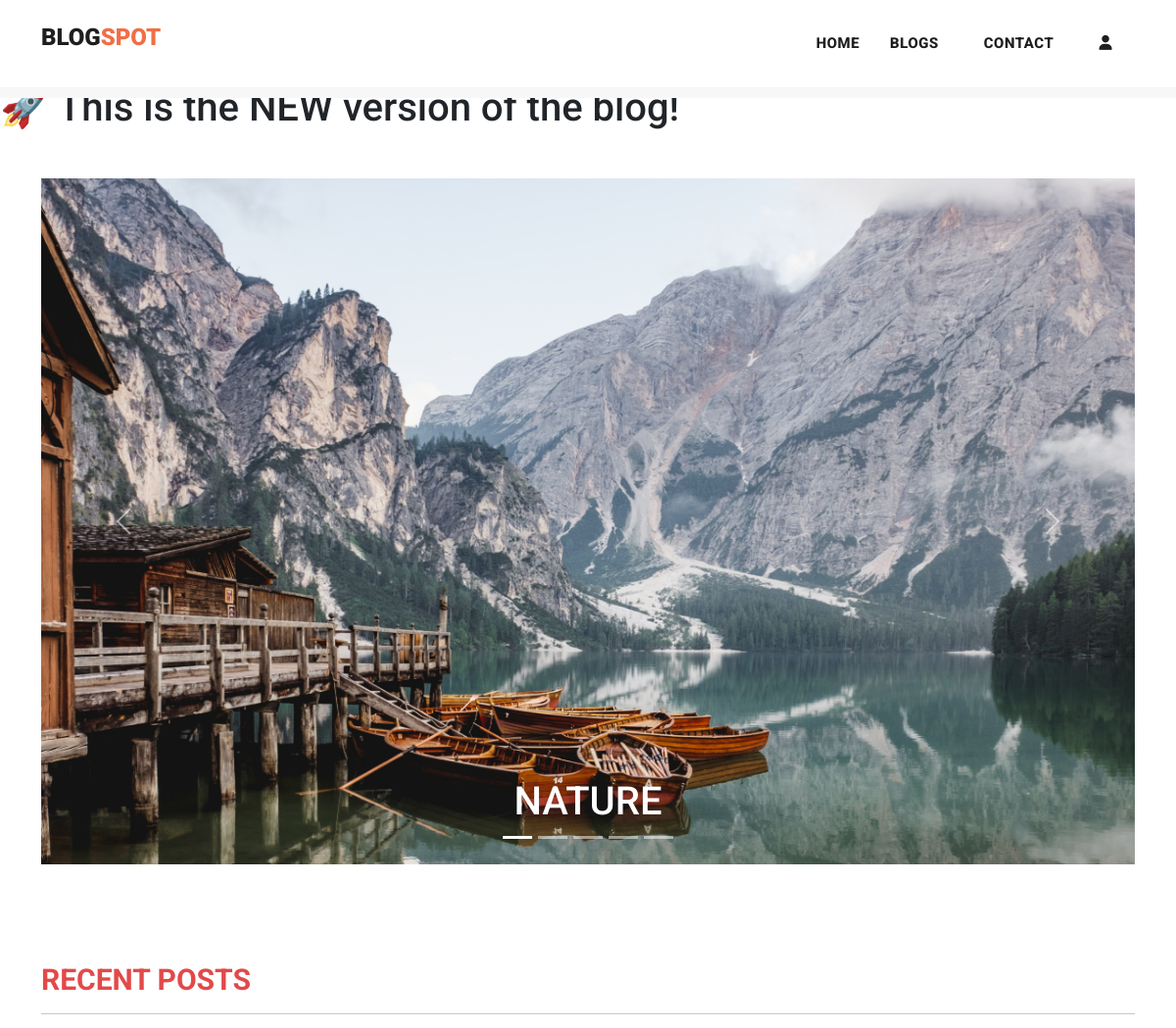
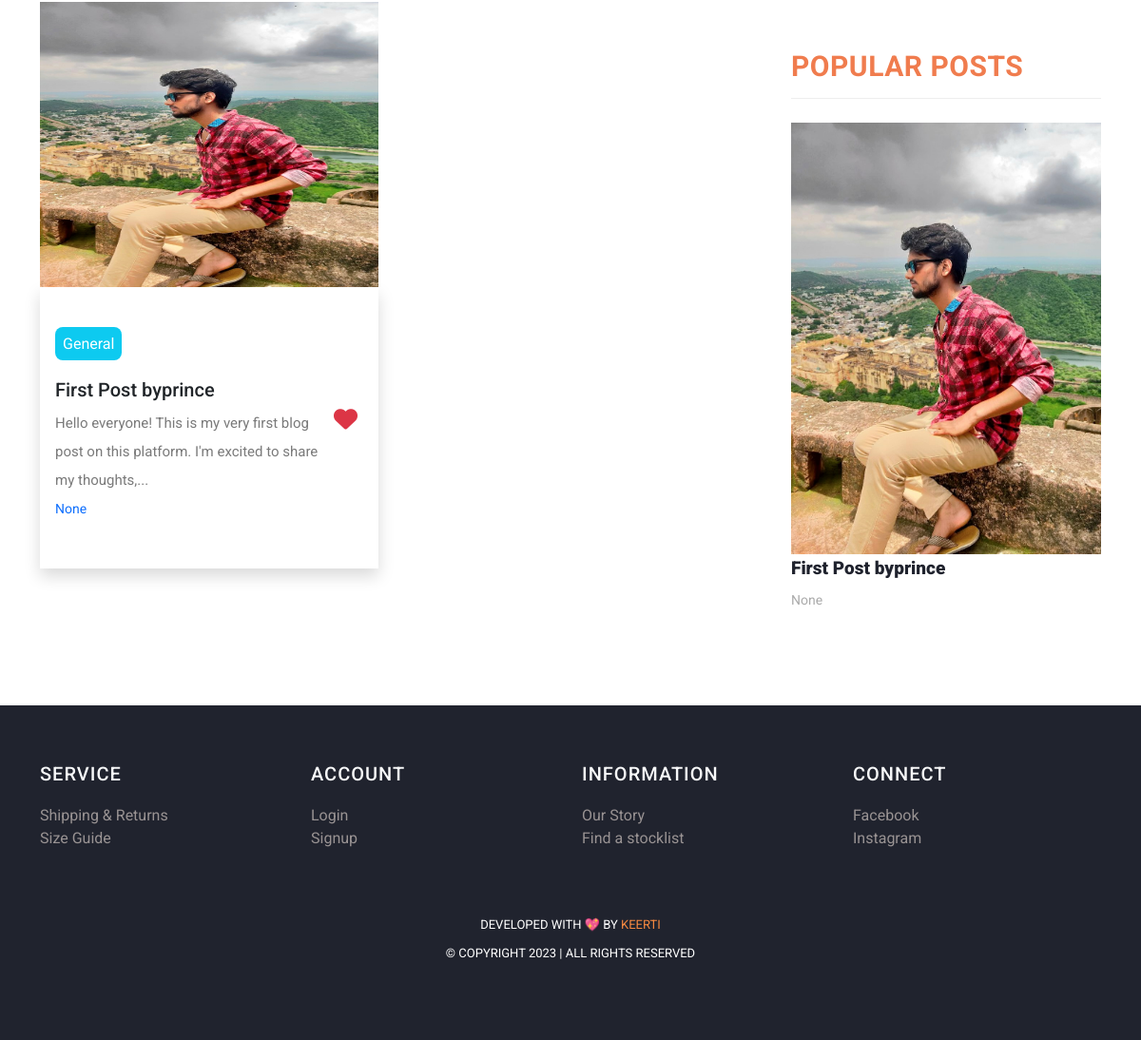
The page / on the database its author committed (2 pictures, top to bottom).
### myapp/models.py (models this page shows, shortened)
class Post(models.Model):
    postname = models.CharField(max_length=600)
    category = models.CharField(max_length=600)
    image = CloudinaryField('image', blank=True, null=True)
    content = models.TextField(max_length=100000)
    time = models.DateTimeField(auto_now_add=True)
    likes = models.IntegerField(default=0, blank=True)
    user = models.ForeignKey(User, on_delete=models.CASCADE)

### myapp/views.py (the view)
# urls.py: path("",views.index,name="index"),
def index(request):
    return render(request,"index.html",{
        'posts':Post.objects.filter(user_id=request.user.id).order_by("id").reverse(),
        'top_posts':Post.objects.all().order_by("-likes"),
        'recent_posts':Post.objects.all().order_by("-id"),
        'user':request.user,
        'media_url':settings.MEDIA_URL
    })

### templates/index.html (shortened to what this page needs)
{% load static %}
<!DOCTYPE html>
<html lang="en">
<head>
  <link href="https://cdn.jsdelivr.net/npm/bootstrap@5.3.0-alpha3/dist/css/bootstrap.min.css" rel="stylesheet"
>
  <link href="{% static 'vendor/bootstrap/css/bootstrap.min.css' %}" rel="stylesheet">
  <link href="https://cdn.jsdelivr.net/npm/bootstrap@5.3.1/dist/css/bootstrap.min.css" rel="stylesheet"
>
</head>
<link rel="stylesheet" href="{% static 'assets/css/fontawesome.css' %}">
<link rel="stylesheet" href="https://cdnjs.cloudflare.com/ajax/libs/font-awesome/6.4.2/css/all.min.css">
<link rel="stylesheet" href="{% static 'assets/css/templatemo-stand-blog.css' %}">
<link rel="stylesheet" href="{% static 'assets/css/owl.css' %}">
<link rel="stylesheet" href="{% static 'assets/css/styles.css' %}">
</head>
<body>
  {%include 'header.html'%}
<h1>🚀 This is the NEW version of the blog!</h1>
  <div class="container mt-5 carousel">
    <div id="carouselExampleCaptions" class="carousel slide">
      <div class="carousel-indicators">
        <button type="button" data-bs-target="#carouselExampleCaptions" data-bs-slide-to="0" class="active"
          aria-current="true" aria-label="Slide 1"></button>
        <button type="button" data-bs-target="#carouselExampleCaptions" data-bs-slide-to="1"
          aria-label="Slide 2"></button>
        <button type="button" data-bs-target="#carouselExampleCaptions" data-bs-slide-to="2"
          aria-label="Slide 3"></button>
        <button type="button" data-bs-target="#carouselExampleCaptions" data-bs-slide-to="3"
          aria-label="Slide 4"></button>
        <button type="button" data-bs-target="#carouselExampleCaptions" data-bs-slide-to="4"
          aria-label="Slide 5"></button>
      </div>
      <div class="carousel-inner">
        <div class="carousel-item active">
          <img src="{% static 'assets/images/nature.jpg' %}" alt="image1">
          <div class="carousel-caption ">
            <h1>NATURE</h1>
          </div>
        </div>
      </div>
      <button class="carousel-control-prev" type="button" data-bs-target="#carouselExampleCaptions"
        data-bs-slide="prev">
        <span class="carousel-control-prev-icon" aria-hidden="true"></span>
      </button>
      <button class="carousel-control-next" type="button" data-bs-target="#carouselExampleCaptions"
        data-bs-slide="next">
        <span class="carousel-control-next-icon" aria-hidden="true"></span>
      </button>
    </div>
  </div>
  <section class="blog-posts">
    <div class="container">
      <h3 class="mb-2" style="color: rgb(227, 73, 73); font-size: 30px; font-weight: bold;">RECENT POSTS</h3>
      <hr>
      <div class=" row">
        <div class="col-lg-8">
          <div class="all-blog-posts">
            <div class="row">
              {% for post in top_posts|slice:"0:7" %}
              <div class="col col-lg-6 col-12 pb-2 blog-post ">
                <img src="{{media_url}}{{post.image}}" alt="" class="img-fluid" width="100%">
                <div class="px-3 py-5 shadow">
                  <a href="{% url 'post' post.id %}" class="text-decoration-none text-dark mb-3">
                    <span class="text-white bg-info text-center rounded-3 mt-5"
                      style="padding: 8px;">{{post.category}}</span>
                    <h5 class="mt-4">{{post.postname}}</h5>
                  </a>
                  <form method="post" action="{% url 'increaselikes' post.id %}">
                    <button class="float-right small" type="submit"
                      style="border: none; background: transparent; font-size: 25px;"><i
                        class="fa fa-heart text-danger"></i></button>
                  </form>
                  <p class="mt-2">{{post.content|slice:"0:100"}}...</p>
                  <p class="small text-primary">{{post.time}} </p>
                </div>
              </div>
              {% endfor %}
            </div>
          </div>
        </div>
        <div class="col-lg-4">
          <div class="sidebar">
            <div class="row">
              <div class="col-lg-12">
                <div class="sidebar-item recent-posts">
                  <div class="sidebar-heading">
                    <h2 style="color: rgb(240, 124, 78); font-size: 30px; font-weight: bold;">Popular Posts</h2>
                  </div>
                  <div class="content">
                    <ul>
                      {% for post in recent_posts|slice:"0:" %}
                      <li>
                        <img src="{{media_url}}{{post.image}}" class="img-fluid" alt="" width="100%">
                        <a href="post-details.html">
                          <a href="{% url 'post' post.id %}" class="text-decoration-none text-dark">
                            <h5>{{post.postname}}</h5>
                          </a>
                          <span>{{post.time}}</span>
                        </a>
                      </li>
                      {% endfor %}
                    </ul>
                  </div>
                </div>
              </div>
            </div>
          </div>
        </div>
      </div>
    </div>
  </section>
  {% include 'footer.html' %}
</body>
</html>

### templates/header.html (shortened to what this page needs)
<header class="">
  <nav class="navbar navbar-expand-lg bg-white">
    <div class="container">
      <a class="navbar-brand" href="{% url 'index' %}">
        <h2>Blog<span style="color: rgb(241, 110, 70);">Spot</span></h2>
      </a>
      <div class="collapse navbar-collapse" id="navbarResponsive">
        <ul class="navbar-nav ml-auto">
          <li>
            <a class="nav-link" href="{% url 'index' %}">Home
            </a>
          </li>
          <li class="nav-item">
            <a class="nav-link" href="{% url 'blog' %}">Blogs</a>
          </li>
          <li class="nav-item">
            <a class="nav-link" href="{% url 'contact' %}">Contact</a>
          </li>
          {% if user.is_authenticated %}
          <li class="nav-item">
            <a class="nav-link" href="{% url 'create' %}">Create</a>
          </li>
          <li class="nav-item">
            <a class="nav-link" href="{% url 'profile' user.id %}">Profile</a>
          </li>
          <li class="nav-item">
            <a class="nav-link text-primary" href="{% url 'logout' %}">Logout</a>
          </li>
          {% else %}
          <li class="nav-item">
            <a class="nav-link" href="{% url 'signin' %}"><i class="fa fa-user"></i></a>
          </li>
          {% endif %}
        </ul>
      </div>
    </div>
  </nav>
</header>
<div class="main-banner header-text">
  <div class="container-fluid">
    <div class="owl-banner owl-carousel">
    </div>
  </div>
</div>

### templates/footer.html (shortened to what this page needs)
<footer>
  <div class="container">
    <div class="row">
      <div class="col-lg-3 col-md-6 col-sm-12">
        <h4 class="text-light">SERVICE</h4>
        <ul>
          <li><a href="#">Shipping & Returns</a></li>
          <li><a href="#">Size Guide</a></li>
        </ul>
      </div>
      <div class="col-lg-3 col-md-6 col-sm-12">
        <h4 class="text-light">ACCOUNT</h4>
        <ul>
          <li><a href="{% url 'signin' %}">Login</a></li>
          <li><a href="{% url 'signup' %}">Signup</a></li>
        </ul>
      </div>
      <div class="col-lg-3 col-md-6 col-sm-12">
        <h4 class="text-light">INFORMATION</h4>
        <ul>
          <li><a href="{% url 'blog' %}">Our Story</a></li>
          <li><a href="#">Find a stocklist</a></li>
        </ul>
      </div>
      <div class="col-lg-3 col-md-6 col-sm-12">
        <h4 class="text-light">CONNECT</h4>
        <ul>
          <li><a href="https://www.linkedin.com/in/keerti-vishwkarma-8ba754243/">Facebook</a></li>
          <li><a href="https://www.linkedin.com/in/keerti-vishwkarma-8ba754243/">Instagram</a></li>
        </ul>
      </div>
    </div>
  </div>
  <div class="container mt-5">
    <div class="row">
      <div class="col-lg-12">
        <div class="p-3">
          <p>Developed with 💖 by <a href="https://www.linkedin.com/in/keerti-vishwkarma-8ba754243/">Keerti</a> <br>
            &copy; Copyright 2023 | All Rights Reserved
        </div>
      </div>
    </div>
  </div>
</footer>

### static/assets/css/templatemo-stand-blog.css (style rules this page uses)
body { font-family: 'Roboto', sans-serif; overflow-x: hidden; text-rendering: optimizeLegibility; -webkit-font-smoothing: antialiased; -moz-osx-font-smoothing: grayscale; }
p { margin-bottom: 0px; font-size: 15px; font-weight: 400; color: #7a7a7a; line-height: 30px; }
a { text-decoration: none!important; }
ul { padding: 0; margin: 0; list-style: none; }
h1,h2,h3,h4,h5,h6 { margin: 0px; }
header { position: absolute; z-index: 99999; width: 100%; height: 100px; background-color: #f7f7f7; -webkit-transition: all 0.3s ease-in-out 0s; -moz-transition: all 0.3s ease-in-out 0s; -o-transition: all 0.3s ease-in-out 0s; transition: all 0.3s ease-in-out 0s; }
header .navbar { padding: 25px 0px; }
.navbar .navbar-brand { float: left; margin-top: -12px; outline: none; }
.navbar .navbar-brand h2 { color: #1e1e1e; text-transform: uppercase; font-size: 24px; font-weight: 900; -webkit-transition: all .3s ease 0s; -moz-transition: all .3s ease 0s; -o-transition: all .3s ease 0s; transition: all .3s ease 0s; }
#navbarResponsive { z-index: 999; }
.navbar-collapse { text-align: center; }
.navbar .navbar-nav .nav-item { margin: 0px 15px; }
.navbar .navbar-nav a.nav-link { text-transform: capitalize; font-size: 15px; font-weight: 800; text-transform: uppercase; letter-spacing: 0.5px; color: #1e1e1e; transition: all 0.3s; }
.main-banner .container-fluid { padding: 0px 10px; margin-bottom: -24px; }
.owl-banner { padding-top: 110px; }
.blog-posts { margin-top: 100px; }
.blog-posts .blog-post { margin-bottom: 30px; }
.blog-posts .sidebar-heading h2 { font-size: 18px; text-transform: uppercase; font-weight: 900; letter-spacing: 0.5px; color: #20232e; border-bottom: 1px solid #eee; padding-bottom: 15px; margin-bottom: 25px; }
.sidebar { margin-left: 30px; }
.sidebar .sidebar-item { margin-top: 50px; }
.sidebar .sidebar-heading h2 { font-size: 18px; text-transform: uppercase; font-weight: 900; letter-spacing: 0.5px; color: #20232e; border-bottom: 1px solid #eee; padding-bottom: 15px; margin-bottom: 25px; }
.sidebar .recent-posts ul li { margin-bottom: 15px; padding-bottom: 15px; border-bottom: 1px solid #eee; }
.sidebar .recent-posts ul li:last-child { margin-bottom: 0px; padding-bottom: 0px; border-bottom: none; }
.sidebar .recent-posts ul li h5 { font-size: 19px; font-weight: 900; color: #20232e; line-height: 30px; transition: all 0.3s; }
.sidebar .recent-posts ul li span { display: block; font-size: 14px; color: #aaa; margin-top: 8px; }
footer { margin-top: 100px; text-align: center; background-color: #20232e; padding: 60px 0px; }
footer p { font-size: 13px; text-transform: uppercase; color: #fff; }
footer p a { color: #f48840; }

### static/assets/css/styles.css (style rules this page uses)
.carousel img { width: 100%; height: 700px; }
.blog-posts .blog-post img, .blog-post img { height: 300px; }

### templates/footer.html (style rules this page uses)
h4 { text-align: left; color: #dfdada; letter-spacing: 1px; margin-bottom: 20px; font-size: 20px; }
li { text-decoration: none; text-align: left; }
li a { color: rgb(153, 147, 147); }

### rows shown on the page
Post: image (picture), category "General", postname "First Post byprince", content "Hello everyone! This is my very first blog post on this platform. I'm excited to share my thoughts,", time "None"
